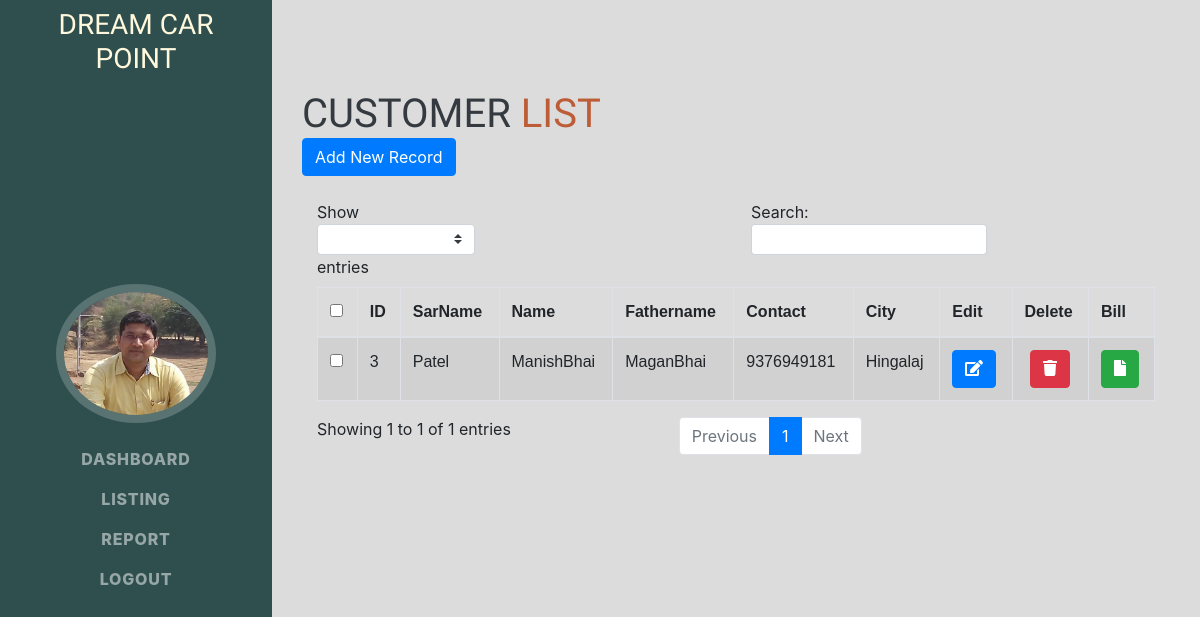
Page /listing/ (signed in) on the earlier database version.
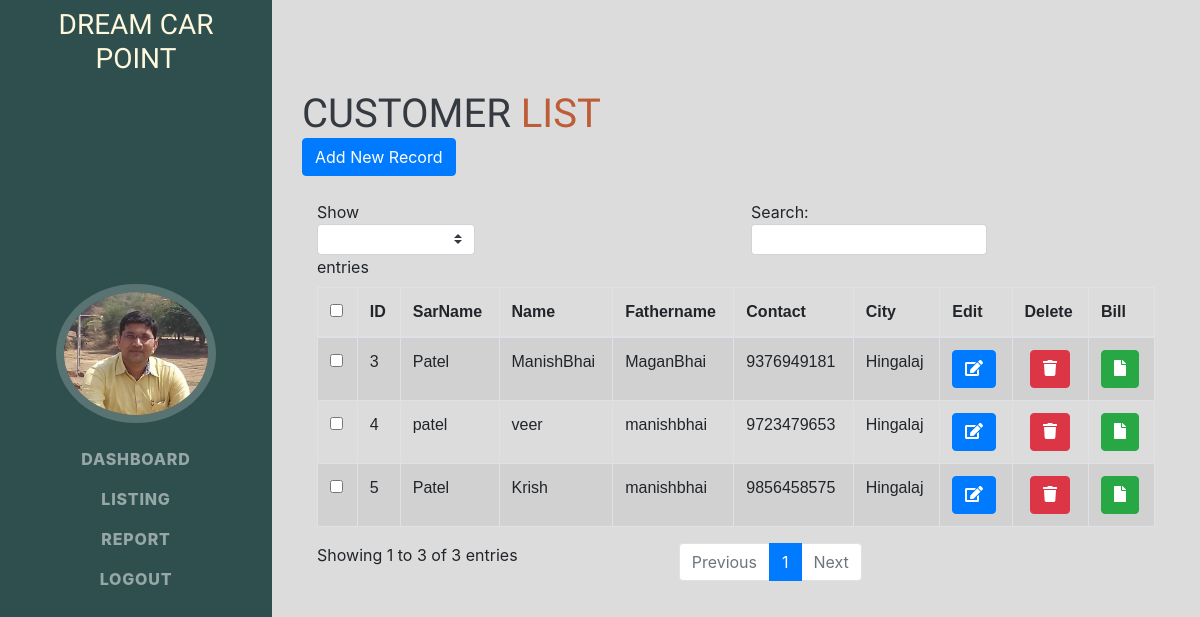
Same page on the later database version.
### CAR/models.py (models this page shows, shortened)
class customer(models.Model):
    CUS_ID     = models.AutoField(primary_key=True)
    CUS_SARNAME = models.CharField(max_length=20,blank=True)
    CUS_NAME   = models.CharField(max_length=70,blank=True)
    CUS_FNAME   = models.CharField(max_length=70,blank=True)
    CUS_CITY   = models.CharField(max_length=70,blank=True)
    CUS_TALUKA = models.CharField(max_length=69,default='Null')
    CUS_DIST   = models.CharField(max_length=30,default="NULL")
    phone_regex = RegexValidator(regex=r'^\+?1?\d{9,10}$', message="Enter 10 digits ")
    CUS_MO     = models.CharField(validators=[phone_regex],max_length=15,unique=True,blank=True)
    CUS_EMAIL  = models.EmailField(unique=True)
    CUS_STATE  = models.CharField(max_length=70)
    zip_regex= RegexValidator(regex='\d[0-9]')
    CUS_Zip    = models.CharField(validators=[zip_regex],max_length= 6)
    date_modified = models.DateTimeField(auto_now=True)

### CAR/views.py (the view)
# urls.py: path('listing/',views.customerView.as_view(),name="listing"),
class customerView(LoginRequiredMixin,ListView):
    model = customer
    login_url = '/login/'
    template_name ='base_listing.html'

### CAR/templates/base_listing.html (shortened to what this page needs)
<!DOCTYPE html>
{% load static %}
<html lang="en">
    <head>
        <link href="{% static 'car/css/styles.css' %}" rel="stylesheet" />
        <link href="{% static 'car/css/Bootstrap.css' %}" rel="stylesheet" />
</head>
<body>
    <nav class="navbar navbar-expand-lg navbar-dark  fixed-top" id="sideNav">
        <h3 style="color:cornsilk">Dream Car Point</h3>
        <a class="navbar-brand js-scroll-trigger" href="#page-top">
            <span class="d-none d-lg-block"><img class="img-fluid img-profile rounded-circle mx-auto mb-2" src="{% static 'car/image/profile.jpg' %}" /></span>
        </a>
        <div class="collapse navbar-collapse" id="navbarSupportedContent">
            <ul class="navbar-nav">
             <li class="nav-item"><a class="nav-link js-scroll-trigger" href="/dashbord">Dashboard</a></li>
                <li class="nav-item"><a class="nav-link js-scroll-trigger" href="/listing">listing</a></li>
                <li class="nav-item"><a class="nav-link js-scroll-trigger" href="/report">report</a></li>
                <li class="nav-item"><a class="nav-link js-scroll-trigger" href="/logout">Logout</a></li>
            </ul>
        </div>
    </nav>
<div class="container">
 <div class="row">
            <div class="col-md-12" id="main">
                <h1 class="mb-0">
                    customer
                    <span style="color:#bd5d38;">List</span>
                </h1>
                <span><a href="/listing/Costomer" class="btn btn-primary">Add New Record</a></span>
                <br>
                <br>
                <div class="table-responsive">
        <table id="bootstrapdatatable" class="table table-striped table-bordered" width="100%">
                    <thead>
                        <th><input type="checkbox" id="checkall" /></th>
                        <th>ID</th>
                        <th>SarName</th>
                        <th>Name</th>
                        <th>Fathername</th>
                        <th>Contact</th>
                        <th>City</th>
                        <th>Edit</th>
                        <th>Delete</th>
                        <th>Bill</th>
                    </thead>
        <tbody>
        {% for customer in customer_list %}
            <tr>
            <td><input type="checkbox" class="checkthis" /></td>
            <td>{{ customer.CUS_ID }}</td>
            <td>{{ customer.CUS_SARNAME }}</td>
            <td>{{ customer.CUS_NAME }}</td>
            <td>{{ customer.CUS_FNAME }}</td>
            <td>{{ customer.CUS_MO }}</td>
            <td>{{ customer.CUS_CITY }}</td>
             <td>
                     <a href="{% url 'Update' customer.CUS_ID %}" class="btn btn-primary btn-xs" >
                        <i class='fas fa-edit'></i>
                    </a>
            </td>
            <td class="deletebtn">
                    <form action="{% url 'Delete' customer.CUS_ID %}" method="POST",class="d-inline">
                        <button type="submit"  class="btn btn-danger">
                            <i class="fa fa-trash"></i>
                        </button>
                    </form>
            </td>
            <td>
                <a href="{% url 'pdf' customer.CUS_ID %}" class="btn btn-success btn-xs" >
                   <i class='fas fa-file'></i>
               </a>
             </td>
             </tr>
        {% endfor %}
        </tbody>
        </table>
                </div>
            </div>
</div>
</div>
</body>
</html>

Differences in the rows shown:
added customer: CUS_ID "4", CUS_SARNAME "patel", CUS_NAME "veer", CUS_FNAME "manishbhai", CUS_MO "9723479653", CUS_CITY "Hingalaj"
added customer: CUS_ID "5", CUS_SARNAME "Patel", CUS_NAME "Krish", CUS_FNAME "manishbhai", CUS_MO "9856458575", CUS_CITY "Hingalaj"
Other differences:
text written by a page script: "Show entries Search: Showing 1 to 1 of 1 entries Previous 1 Next" → "Show entries Search: Showing 1 to 3 of 3 entries Previous 1 Next"
